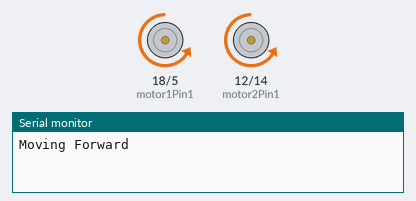
A program run on a simulated ESP32. Shown: motor-driver pin pairs drawn as motors (green arrow = first pin HIGH = forward, orange = second pin HIGH = backward, longer = more drive, scaled by the enable pin), the last lines printed to the serial monitor.

Above: at 1.5 s.
At 7.5 s:
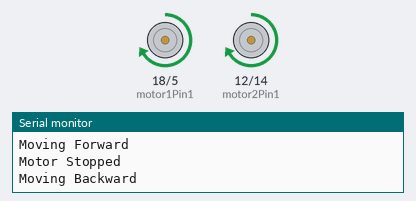
At 13.5 s:
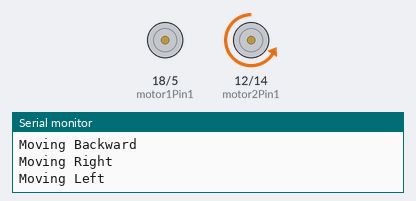
At 31.0 s:
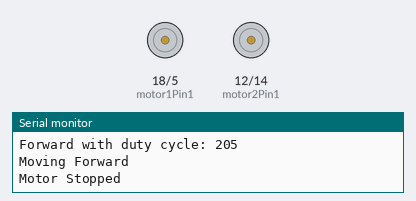
Timing chart, 0 to 34.5 s (numbered marks = the images above):
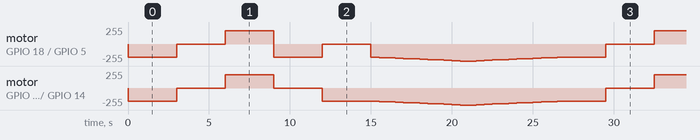

The program:

main.cpp
```cpp
#include <Arduino.h>

const int motor1Pin1 = 18;
const int motor1Pin2 = 5;
const int motor1enable = 19;

const int motor2Pin1 = 12;
const int motor2Pin2 = 14;
const int motor2enable = 13;

// Setting PWM properties
const int freq = 30000;
const int pwmChannel1 = 0;
const int pwmChannel2 = 2;
const int resolution = 8;
int dutyCycle = 200;

void setup() {
    Serial.begin(115200);

    // Sets the pins as outputs
    pinMode(motor1enable, OUTPUT);
    pinMode(motor1Pin1, OUTPUT);
    pinMode(motor1Pin2, OUTPUT);

    pinMode(motor2enable, OUTPUT);
    pinMode(motor2Pin1, OUTPUT);
    pinMode(motor2Pin2, OUTPUT);

    ledcSetup(pwmChannel1, freq, resolution);
    ledcAttachPin(motor1enable, pwmChannel1);

    ledcSetup(pwmChannel2, freq, resolution);
    ledcAttachPin(motor2enable, pwmChannel2);
}

void loop() {
    ledcWrite(pwmChannel1, dutyCycle);
    ledcWrite(pwmChannel2, dutyCycle);

    // Move motors forward at max speed
    Serial.println("Moving Forward");
    digitalWrite(motor1Pin1, LOW);
    digitalWrite(motor1Pin2, HIGH);
    digitalWrite(motor2Pin1, LOW);
    digitalWrite(motor2Pin2, HIGH);
    delay(3000);

    //Stop motors
    Serial.println("Motor Stopped");
    digitalWrite(motor1Pin1, LOW);
    digitalWrite(motor1Pin2, LOW);
    digitalWrite(motor2Pin1, LOW);
    digitalWrite(motor2Pin2, LOW);
    delay(3000);

    // Move motors backward at max speed
    Serial.println("Moving Backward");
    digitalWrite(motor1Pin1, HIGH);
    digitalWrite(motor1Pin2, LOW);
    digitalWrite(motor2Pin1, HIGH);
    digitalWrite(motor2Pin2, LOW);
    delay(3000);

    // Move motors right at max speed
    Serial.println("Moving Right");
    digitalWrite(motor1Pin1, LOW);
    digitalWrite(motor1Pin2, HIGH);
    digitalWrite(motor2Pin1, LOW);
    digitalWrite(motor2Pin2, LOW);
    delay(3000);

    // Move motors left at max speed
    Serial.println("Moving Left");
    digitalWrite(motor1Pin1, LOW);
    digitalWrite(motor1Pin2, LOW);
    digitalWrite(motor2Pin1, LOW);
    digitalWrite(motor2Pin2, HIGH);
    delay(3000);

    // Move Forward with increasing duty Cycle
    digitalWrite(motor1Pin1, LOW);
    digitalWrite(motor1Pin2, HIGH);
    digitalWrite(motor2Pin1, LOW);
    digitalWrite(motor2Pin2, HIGH);
    while (dutyCycle <= 255) {
        ledcWrite(pwmChannel1, dutyCycle);
        ledcWrite(pwmChannel2, dutyCycle);
        Serial.print("Forward with duty cycle: ");
        Serial.println(dutyCycle);

        dutyCycle += 5;
        delay(500);
    }
    dutyCycle = 255;

    // Move Forward with decreasing duty Cycle
    while(dutyCycle > 200) {
        ledcWrite(pwmChannel1, dutyCycle);
        ledcWrite(pwmChannel2, dutyCycle);
        Serial.print("Forward with duty cycle: ");
        Serial.println(dutyCycle);

        dutyCycle -= 5;
        delay(500);
    }
    dutyCycle = 200;
}
```
